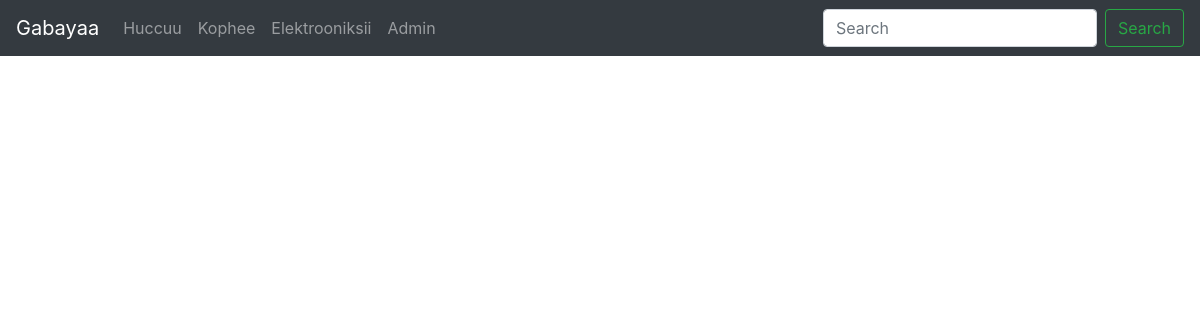
/cloths, run on an earlier commit of the app's database.
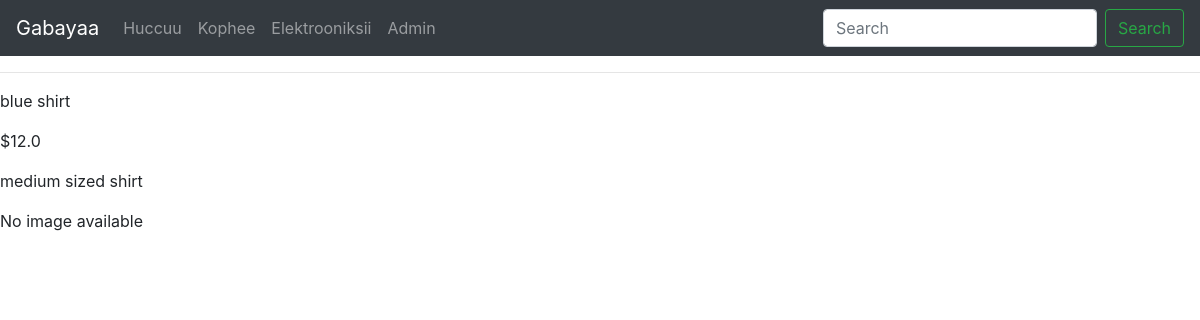
And on a later commit of the database.
### dukkaana/models.py (models this page shows, shortened)
class Product(models.Model):
    CATEGORY = (
        ('Shoe', 'Shoe'),
        ('Cloth', 'Cloth'),
        ('Electronic', 'Electronic'),
    )
    category = models.CharField(max_length=200, null=True, choices=CATEGORY)
    name = models.CharField(max_length=200, null=True)
    price = models.FloatField(null=True)
    description = models.CharField(max_length=200, null=True, blank=True)
    image = models.ImageField(upload_to='images/', null=True, blank=True)
    date_added = models.DateTimeField(auto_now_add=True, null=True)
    class Meta:
        abstract = True

class Cloth(Product):
    class Meta:
        db_table = 'cloth'

### dukkaana/views.py (the view)
# urls.py: path('cloths', views.cloths, name='cloths'),
def cloths(request):
    cloths = Cloth.objects.all()
    return render(request, 'cloths.html', {'cloths': cloths})

### dukkaana/templates/cloths.html (shortened to what this page needs)
{% extends 'base.html' %} {% block content %} {% for cloth in cloths %}
<hr />
<p>{{cloth.name}}</p>
<p>${{cloth.price}}</p>
<p>{{cloth.description}}</p>
{% if cloth.image %}
<img
  style="width: 10rem; height: 12rem"
  src="{{ cloth.image.url }}"
  alt="image of the shoe"
/>
{% else %}
<p>No image available</p>
{% endif %} {% endfor %} {% endblock %}

### dukkaana/templates/base.html (shortened to what this page needs)
<!DOCTYPE html>
<html lang="en">
  <head>
    <link
      rel="stylesheet"
      href="https://stackpath.bootstrapcdn.com/bootstrap/4.5.2/css/bootstrap.min.css"
    />
  </head>
  <body>
    <nav class="navbar navbar-expand-lg navbar-dark bg-dark">
      <a class="navbar-brand" href="#">Gabayaa</a>
      <div class="collapse navbar-collapse" id="navbarNav">
        <ul class="navbar-nav mr-auto">
          <li class="nav-item">
            <a class="nav-link" href="{% url 'cloths' %}">Huccuu</a>
          </li>
          <li class="nav-item">
            <a class="nav-link" href="{% url 'shoes' %}">Kophee</a>
          </li>
          <li class="nav-item">
            <a class="nav-link" href="{% url 'electronics' %}">Elektrooniksii</a>
          </li>
          <li class="nav-item">
            <a class="nav-link" href="{% url 'manager' %}">Admin</a>
          </li>
        </ul>
        <form class="form-inline my-2 my-lg-0">
          <input
            class="form-control mr-sm-2"
            type="search"
            placeholder="Search"
            aria-label="Search"
          />
          <button class="btn btn-outline-success my-2 my-sm-0" type="submit">
            Search
          </button>
        </form>
      </div>
    </nav>
    {%block content %} {% endblock %}
  </body>
</html>

What changed in the data, as far as the page shows it:
added Cloth: name "blue shirt", price "12.0", description "medium sized shirt", image "No image available"
